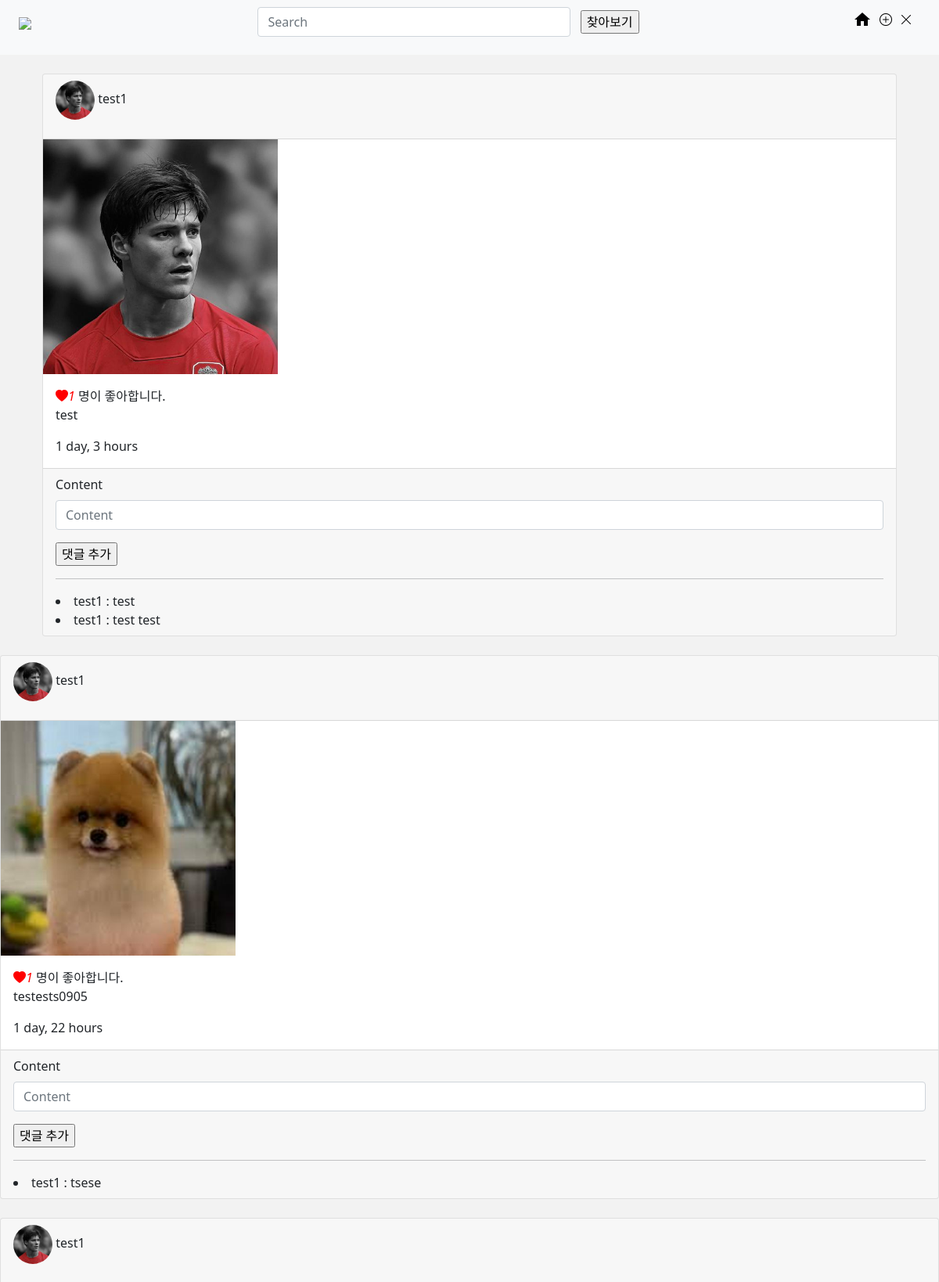
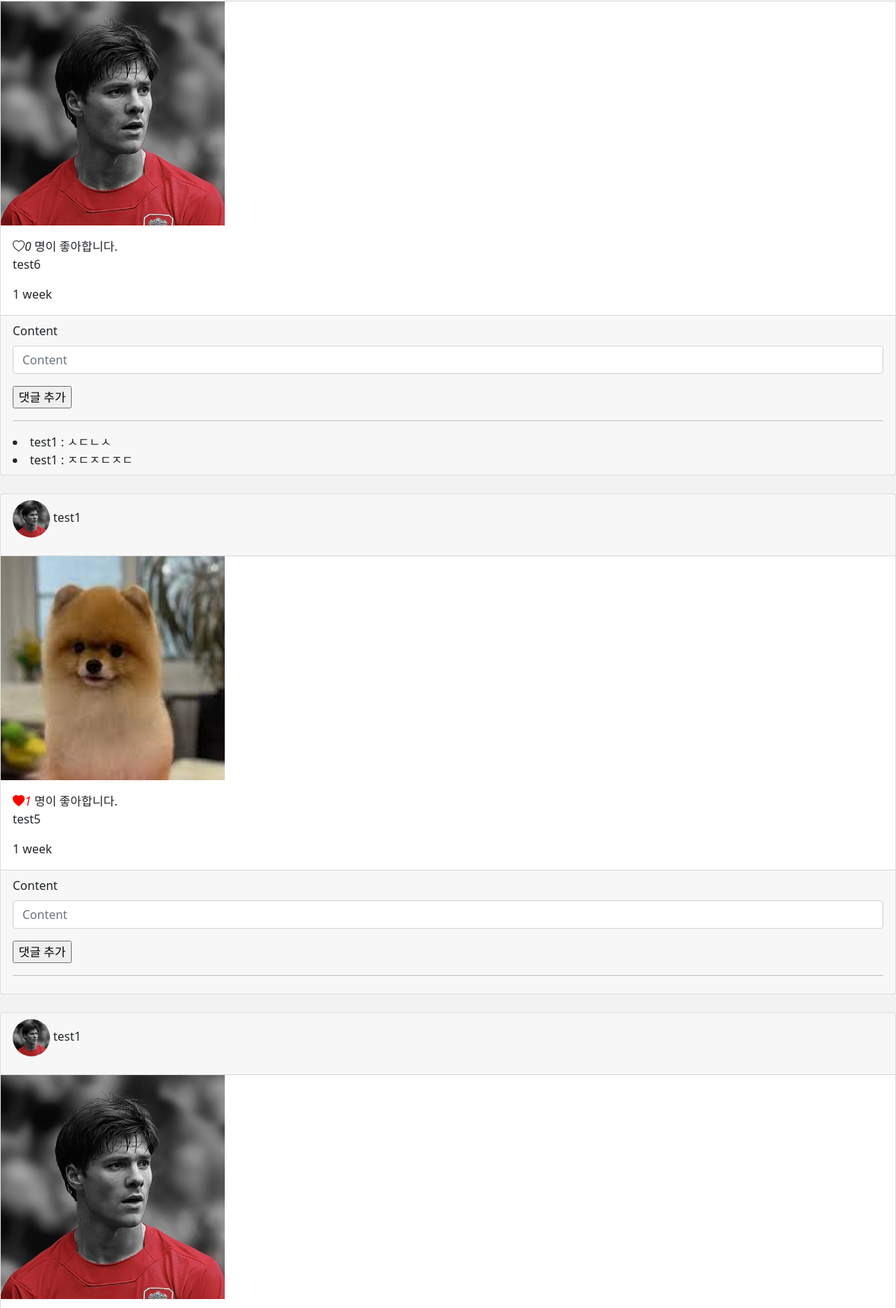
The app's page /posts/ (signed in, upper part) with its own data (2 pictures, top to bottom).
### posts/models.py (models this page shows)
class Post(models.Model):
    content = models.TextField()
    created_at = models.DateTimeField(auto_now_add=True)
    updated_at = models.DateTimeField(auto_now=True)
    image = ResizedImageField(
        size=[500, 500],
        crop=['middle', 'center'],
        upload_to='image/%Y/%m'
    )
    user = models.ForeignKey(settings.AUTH_USER_MODEL, on_delete=models.CASCADE)
    like_users = models.ManyToManyField(settings.AUTH_USER_MODEL, related_name='like_posts')

class Comment(models.Model):
    content = models.CharField(max_length=100)
    created_at = models.DateTimeField(auto_now_add=True)
    post = models.ForeignKey(Post, on_delete=models.CASCADE)
    user = models.ForeignKey(settings.AUTH_USER_MODEL, on_delete=models.CASCADE)

### accounts/models.py (models this page shows)
class User(AbstractUser):
    profile_image = ResizedImageField(
        size=[500, 500],
        crop=['middle', 'center'],
        upload_to='profile',
    )
    followings = models.ManyToManyField('self', related_name='followers', symmetrical=False)

### posts/views.py (the view)
# urls.py: path('', views.index, name='index'),
def index(request):
    posts = Post.objects.all().order_by('-id')
    comment_form = CommentForm()
    context = {
        'posts': posts,
        'comment_form': comment_form,
    }
    return render(request, 'index.html', context)

### posts/forms.py
class CommentForm(forms.ModelForm):
    class Meta:
        model = Comment
        fields = ('content', )

### posts/templates/index.html (shortened to what this page needs)
{% extends 'base.html' %}
{% block body %}
    {% for post in posts %}
        {% include '_card.html' %}
    {% endfor %}
{% endblock %}

### posts/templates/_card.html (shortened to what this page needs)
{% load bootstrap5 %}
<div class="card mt-4">
    <div class="card-header">
        <p>
            <img src="{{post.user.profile_image.url}}" alt="" class="rounded-circle" width="50px">
            <a href="{% url 'accounts:profile' username=post.user %}" class="text-reset text-decoration-none">{{post.user}}</a>
        </p>
    </div>
    <img src="{{post.image.url}}" alt="..." width="300px">
    <div class="card-body">
        {% if post in user.like_posts.all  %}
            <i class="bi bi-heart-fill heart" style="color: red" data-post-id="{{post.id}}">{{post.like_users.all|length}}</i>
        {% else %}
            <i class="bi bi-heart heart" data-post-id="{{post.id}}">{{post.like_users.all|length}}</i>
        {% endif %}
         명이 좋아합니다.
        <p class="card-text">{{post.content}}</p>
        <p class="card-text">{{post.created_at|timesince}}</p>
    </div>
    <div class="card-footer">
        {% if user.is_authenticated %}
        <form action="{% url 'posts:comment_create' post_id=post.id %}" method="POST">
            {% bootstrap_form comment_form%}
            <input type="submit" value="댓글 추가">
        </form>
        <hr>
        {% endif %}
        {% for comment in post.comment_set.all %}
            <li>{{comment.user}} : {{comment.content}}</li>
        {% endfor %}
    </div>
</div>
  </div>

### records on screen
Post: user.profile_image (picture), user "test1", image (picture), like_users.all|length "1", content "test", created_at "1 day, 3 hours"
Comment: user "test1", content "test"
Comment: user "test1", content "test test"
Post: user.profile_image (picture), user "test1", image (picture), like_users.all|length "1", content "testests0905", created_at "1 day, 22 hours"
Comment: user "test1", content "tsese"
Post: user.profile_image (picture), user "test1", image (picture), like_users.all|length "0", content "test6", created_at "1 week"
Comment: user "test1", content "ㅅㄷㄴㅅ"
Comment: user "test1", content "ㅈㄷㅈㄷㅈㄷ"
Post: user.profile_image (picture), user "test1", image (picture), like_users.all|length "1", content "test5", created_at "1 week"
Post: user.profile_image (picture), user "test1", image (picture)
